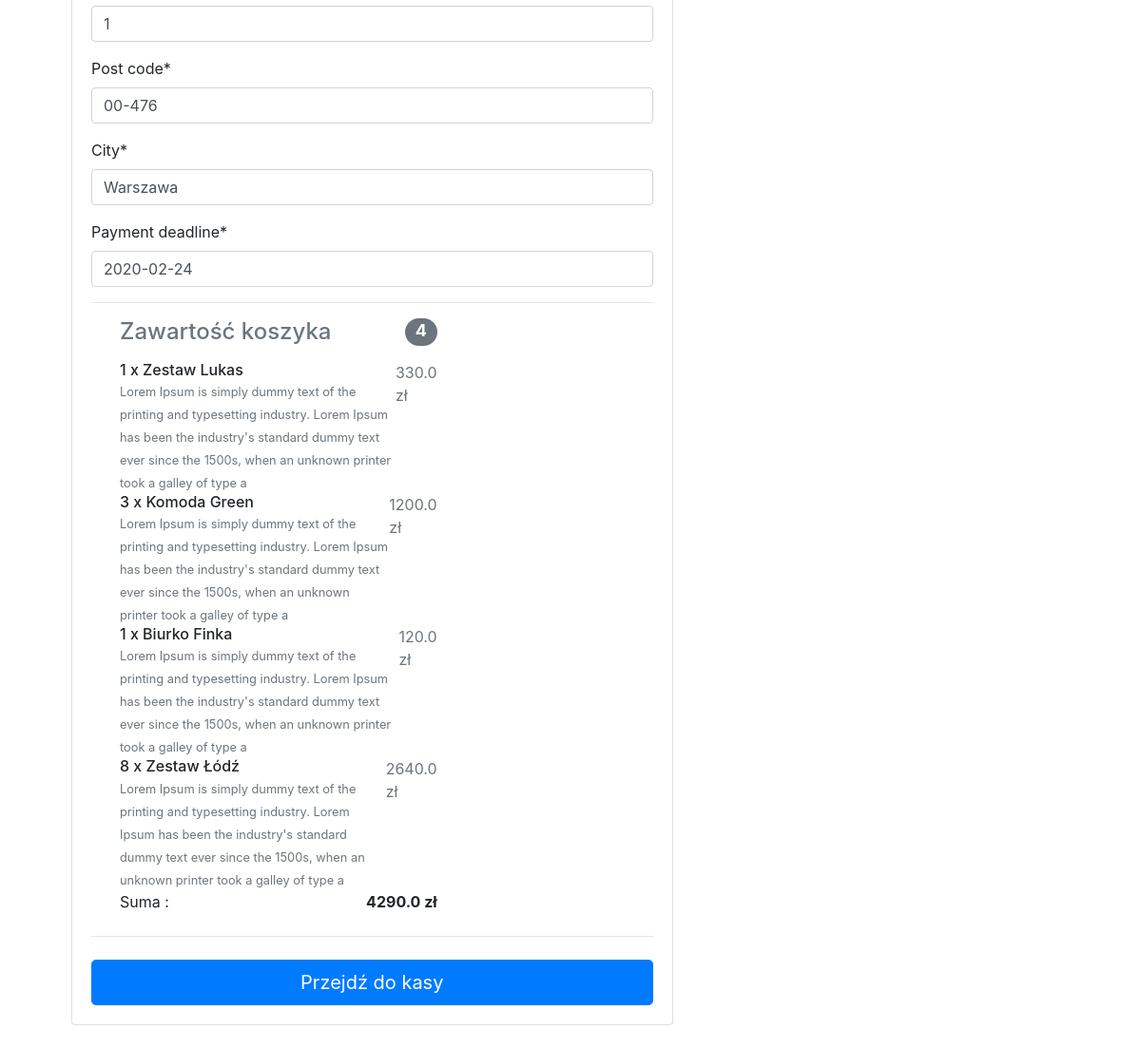
Before: /checkout/ (signed in, lower part) with the older database file.
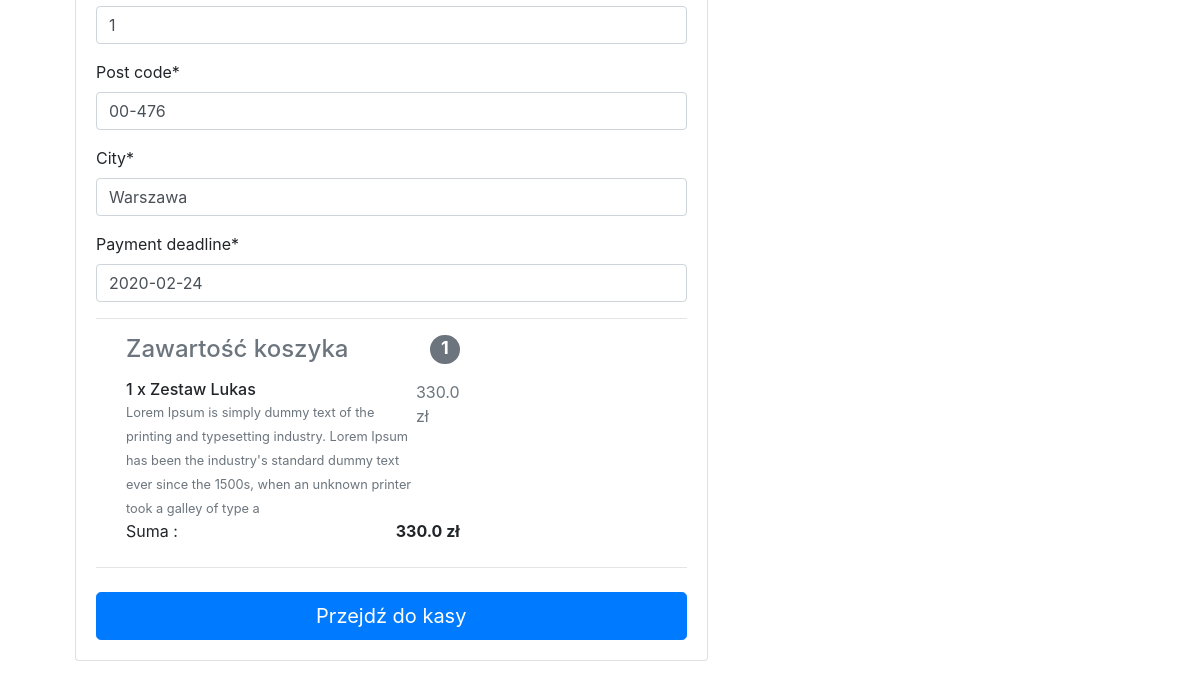
After: the same page with the newer database file.
### index/models.py (models this page shows, shortened)
class Order(models.Model):
    user = models.ForeignKey(settings.AUTH_USER_MODEL,
                            on_delete=models.CASCADE)
    products = models.ManyToManyField(OrderProduct)
    ordered_date = models.DateTimeField(auto_now_add=True)
    ordered = models.BooleanField(default=False)
    shipping_address = models.ForeignKey(
        'UserAddress', related_name='shipping_address', on_delete=models.SET_NULL, blank=True, null=True)
    sale_date = models.DateField(auto_now_add=True)
    payment_deadline = models.DateField(auto_now_add=True)
    def get_total(self):
        total = 0
        for order_product in self.products.all():
            total += order_product.get_total_price()
        return total

class OrderProduct(models.Model):
    user = models.ForeignKey(settings.AUTH_USER_MODEL,
                             on_delete=models.CASCADE)
    ordered = models.BooleanField(default=False)
    product = models.ForeignKey(Product, on_delete=models.CASCADE)
    quantity = models.IntegerField(default=1)
    def get_total_price(self):
        return self.quantity * self.product.price

class Product(models.Model):
    name = models.CharField(max_length=200)
    manufacturer = models.ForeignKey('auth.User', on_delete=models.CASCADE)
    description = models.CharField(max_length=200)
    created_date = models.DateTimeField(default=timezone.now)
    price = models.FloatField()
    photo = models.ImageField(upload_to = 'media/', null=True, blank=True)

### index/views.py (the view, shortened to what this page needs)
# urls.py: path('checkout/', CheckoutView.as_view(), name='checkout'),
class CheckoutView(LoginRequiredMixin, View):
    def get(self, *args, **kwargs):
        try:
            order = Order.objects.get(user=self.request.user, ordered=False)
            shipping_address_qs = UserAddress.objects.filter(
                user=self.request.user,
            )
            if shipping_address_qs.exists():
                form = CheckoutForm(initial={
                    'company_name': shipping_address_qs[0].company_name,
                    'name': shipping_address_qs[0].name,
                    'surname': shipping_address_qs[0].surname,
                    'street': shipping_address_qs[0].street,
                    'house_number': shipping_address_qs[0].house_number,
                    'house_unit_number': shipping_address_qs[0].house_unit_number,
                    'post_code': shipping_address_qs[0].post_code,
                    'city': shipping_address_qs[0].city
                })
            else:
                form = CheckoutForm()
            context = {
                'form': form,
                'order': order,
            }
            return render(self.request, "index/checkout.html", context)
        except ObjectDoesNotExist:
            messages.info(self.request, "Nie masz żadnego zamówienia")
            return redirect('/')

### index/forms.py
class CheckoutForm(forms.Form):
    company_name = forms.CharField(max_length=20, required=False)
    name = forms.CharField(max_length=30)
    surname = forms.CharField(max_length=30)
    street = forms.CharField(max_length=30)
    house_number = forms.CharField(max_length=30)
    house_unit_number = forms.CharField(max_length=30, required=False)
    post_code = forms.CharField(max_length=30)
    city = forms.CharField(max_length=30)
    payment_deadline = forms.DateField(initial=datetime.date.today)
    class Meta:
        model = UserAddress
        fields = ('company_name', 'name', 'surname', 'street', 'house_number', 'house_unit_number', 'post_code', 'city')

### index/templatetags/group_tag.py (called while the page is built)
@register.filter(name='group_tag')
def group_tag(user, group_name):
    group = Group.objects.get(name=group_name)
    return True if group in user.groups.all() else False

### index/templates/index/checkout.html (shortened to what this page needs)
{% extends "index/base.html" %}
{% load crispy_forms_tags %}
{% load group_tag %}
{% block content %}
  <main >
    <div class="container wow fadeIn">
        <div class="col-md-10 mb-4 ">
          <div class="card">
            <form method="POST" class="card-body">
              <div class='hideable_shipping_form'>
                  {{form|crispy}}
              </div>
              <hr>
              <div class="col-md-8 mb-4">
                    {% include "index/order_snippet.html" %}
                </div>
                <hr class="mb-4">
                    <button class="btn btn-primary btn-lg btn-block" type="submit">Przejdź do kasy</button>
                </div>
        </div>
    </div>
  </main>
{% endblock content %}

### index/templates/index/order_snippet.html (shortened to what this page needs)
{% load group_tag %}
<div class="col-md-12 mb-4">
    {% if request.user|group_tag:"Customer"  %}
    <h4 class="d-flex justify-content-between align-products-center mb-3">
        <span class="text-muted">Zawartość koszyka</span>
        <span class="badge badge-secondary badge-pill">{{ order.products.count }}</span>
        </h4>
        <ul class="list-group mb-3 z-depth-1">
        {% for order_product in order.products.all %}
        <li class="list-group-product d-flex justify-content-between lh-condensed">
            <div>
            <h6 class="my-0">{{ order_product.quantity }} x {{ order_product.product.name}}</h6>
            <small class="text-muted">{{ order_product.product.description}}</small>
            </div>
            <span class="text-muted">{{ order_product.get_total_price }} zł</span>
        </li>
        {% endfor %}
        <li class="list-group-product d-flex justify-content-between">
            <span>Suma :</span>
            <strong>{{ order.get_total }} zł</strong>
        </li>
    </ul>
    {% else %}
    <h1>Nie masz tutaj dostępu!</h1>
    {% endif %}
    </div>

Changed rows visible on the page:
no longer on this page (row edited): Order: products.count "4", get_total "4290.0"
no longer on this page (row unchanged): OrderProduct: quantity "3", product.name "Komoda Green", product.description "Lorem Ipsum is simply dummy text of the printing and typesetting industry. Lorem Ipsum has been the industry's standard dummy text ever since the 1500s, when an unknown printer took a galley of type a", get_total_price "1200.0"
no longer on this page (row unchanged): OrderProduct: quantity "1", product.name "Biurko Finka", product.description "Lorem Ipsum is simply dummy text of the printing and typesetting industry. Lorem Ipsum has been the industry's standard dummy text ever since the 1500s, when an unknown printer took a galley of type a", get_total_price "120.0"
no longer on this page (row edited): OrderProduct: quantity "8", product.name "Zestaw Łódź", product.description "Lorem Ipsum is simply dummy text of the printing and typesetting industry. Lorem Ipsum has been the industry's standard dummy text ever since the 1500s, when an unknown printer took a galley of type a", get_total_price "2640.0"
added Order: products.count "1", get_total "330.0"
